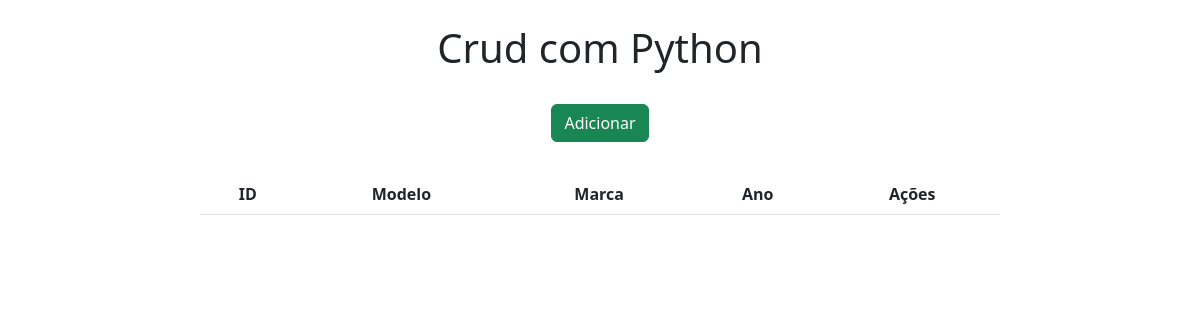
The app's page /, older data.
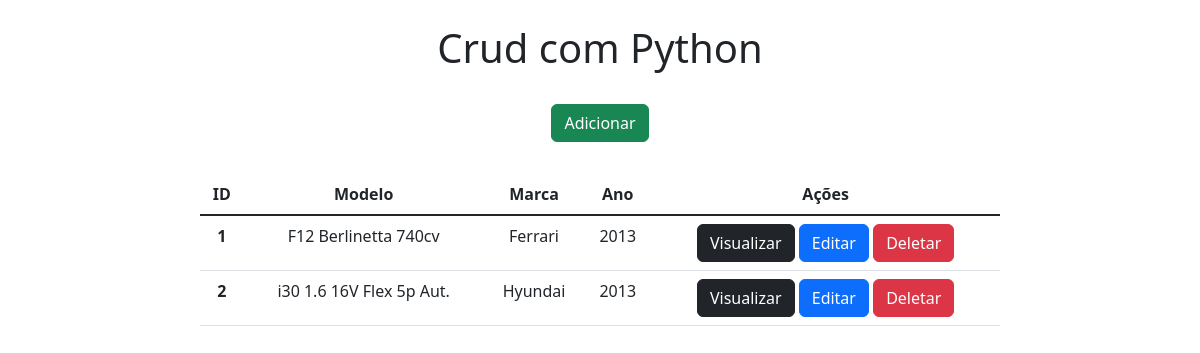
The same page, newer data.
### app/models.py (models this page shows)
class Carros(models.Model):
    modelo = models.CharField(max_length=150)
    marca = models.CharField(max_length=100)
    ano = models.IntegerField()

### app/views.py (the view)
# urls.py: 2. Add a URL to urlpatterns:  path('', views.home, name='home')
def home(request):
    data = {}
    data['db'] = Carros.objects.all()
    return render(request, 'index.html', data)

### app/templates/index.html (shortened to what this page needs)
<!DOCTYPE html>
<html lang="pt-br">
<head>
    <link href="https://cdn.jsdelivr.net/npm/bootstrap@5.3.0-alpha3/dist/css/bootstrap.min.css" rel="stylesheet">
</head>
<body>
    <div class="col-8 m-auto pt-4 pb-2 text-center">
        <h1>Crud com Python</h1>
    </div>
    <div class="col-8 m-auto pt-3 pb-2 text-center">
        <a href="/form" class="btn btn-success"> Adicionar </a>
    </div>
    <div class="col-8 m-auto pt-4 pb-2 text-center">
        <table class="table">
          <thead>
            <tr>
              <th scope="col">ID</th>
              <th scope="col">Modelo</th>
              <th scope="col">Marca</th>
              <th scope="col">Ano</th>
              <th scope="col">Ações</th>
            </tr>
          </thead>
          <tbody class="table-group-divider">
          {% for dbs in  db %}
            <tr>
              <th>{{dbs.id}}</th>
              <td>{{dbs.modelo}}</td>
              <td>{{dbs.marca}}</td>
              <td>{{dbs.ano}}</td>
              <td>
                  <a href="view/{{dbs.id}}/" class="btn btn-dark">Visualizar</a>
                  <a href="" class="btn btn-primary">Editar</a>
                  <a href="" class="btn btn-danger">Deletar</a>
              </td>
            </tr>
          {% endfor %}
          </tbody>
        </table>
    </div>
</body>
</html>

Row changes from the older to the newer data that the page shows:
added Carros: id "1", modelo "F12 Berlinetta 740cv", marca "Ferrari", ano "2013"
added Carros: id "2", modelo "i30 1.6 16V Flex 5p Aut.", marca "Hyundai", ano "2013"
